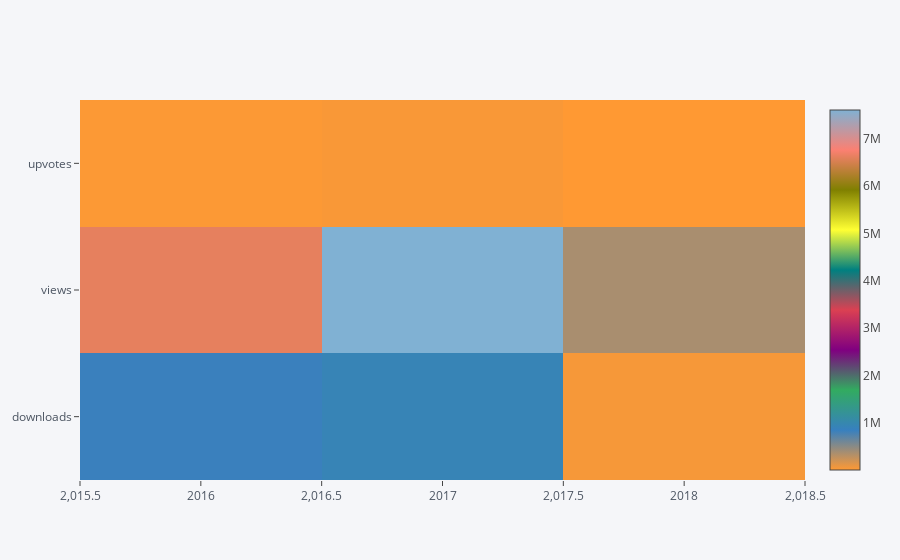

The code cell stored with this chart in its notebook:
### Code cell
p.iplot(kind='heatmap')

### Figure 1 — Plotly figure (JSON) as saved in the notebook; plotly's stock layout.template omitted (floating-point values rounded to 4 significant figures)
{"data": [{"colorscale": [[0, "rgb(255, 153, 51)"], [0.1111, "rgb(55, 128, 191)"], [0.2222, "rgb(50, 171, 96)"], [0.3333, "rgb(128, 0, 128)"], [0.4444, "rgb(219, 64, 82)"], [0.5556, "rgb(0, 128, 128)"], [0.6667, "rgb(255, 255, 51)"], [0.7778, "rgb(128, 128, 0)"], [0.8889, "rgb(251, 128, 114)"], [1, "rgb(128, 177, 211)"]], "type": "heatmap", "uid": "0f0fd72d-c2a2-4d37-8475-d29e6b59f83c", "x": [2018, 2017, 2016], "y": ["downloads", "views", "upvotes"], "z": [[38423, 930977, 833803], [364053, 7612620, 6622169], [1497, 26084, 16076]], "zmax": 7612620, "zmin": 1497}], "layout": {"legend": {"bgcolor": "#F5F6F9", "font": {"color": "#4D5663"}}, "paper_bgcolor": "#F5F6F9", "plot_bgcolor": "#F5F6F9", "title": {"font": {"color": "#4D5663"}}, "xaxis": {"gridcolor": "#E1E5ED", "showgrid": true, "tickfont": {"color": "#4D5663"}, "title": {"font": {"color": "#4D5663"}, "text": ""}, "zerolinecolor": "#E1E5ED"}, "yaxis": {"gridcolor": "#E1E5ED", "showgrid": true, "tickfont": {"color": "#4D5663"}, "title": {"font": {"color": "#4D5663"}, "text": ""}, "zerolinecolor": "#E1E5ED"}}}
